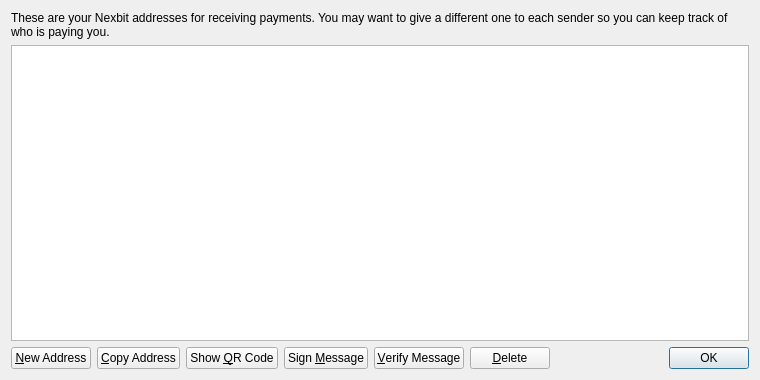
<?xml version="1.0" encoding="UTF-8"?>
<ui version="4.0">
 <class>AddressBookPage</class>
 <widget class="QWidget" name="AddressBookPage">
  <property name="geometry">
   <rect>
    <x>0</x>
    <y>0</y>
    <width>760</width>
    <height>380</height>
   </rect>
  </property>
  <property name="windowTitle">
   <string>Address Book</string>
  </property>
  <layout class="QVBoxLayout" name="verticalLayout">
   <item>
    <widget class="QLabel" name="labelExplanation">
     <property name="text">
      <string>These are your Nexbit addresses for receiving payments. You may want to give a different one to each sender so you can keep track of who is paying you.</string>
     </property>
     <property name="textFormat">
      <enum>Qt::PlainText</enum>
     </property>
     <property name="wordWrap">
      <bool>true</bool>
     </property>
    </widget>
   </item>
   <item>
    <widget class="QTableView" name="tableView">
     <property name="contextMenuPolicy">
      <enum>Qt::CustomContextMenu</enum>
     </property>
     <property name="toolTip">
      <string>Double-click to edit address or label</string>
     </property>
     <property name="tabKeyNavigation">
      <bool>false</bool>
     </property>
     <property name="selectionMode">
      <enum>QAbstractItemView::SingleSelection</enum>
     </property>
     <property name="selectionBehavior">
      <enum>QAbstractItemView::SelectRows</enum>
     </property>
     <property name="sortingEnabled">
      <bool>true</bool>
     </property>
     <attribute name="verticalHeaderVisible">
      <bool>false</bool>
     </attribute>
    </widget>
   </item>
   <item>
    <layout class="QHBoxLayout" name="horizontalLayout">
     <item>
      <widget class="QPushButton" name="newAddressButton">
       <property name="toolTip">
        <string>Create a new address</string>
       </property>
       <property name="text">
        <string>&amp;New Address</string>
       </property>
      </widget>
     </item>
     <item>
      <widget class="QPushButton" name="copyToClipboard">
       <property name="toolTip">
        <string>Copy the currently selected address to the system clipboard</string>
       </property>
       <property name="text">
        <string>&amp;Copy Address</string>
       </property>
      </widget>
     </item>
     <item>
      <widget class="QPushButton" name="showQRCode">
       <property name="text">
        <string>Show &amp;QR Code</string>
       </property>
      </widget>
     </item>
     <item>
      <widget class="QPushButton" name="signMessage">
       <property name="toolTip">
        <string>Sign a message to prove you own a Nexbit address</string>
       </property>
       <property name="text">
        <string>Sign &amp;Message</string>
       </property>
      </widget>
     </item>
     <item>
      <widget class="QPushButton" name="verifyMessage">
       <property name="toolTip">
        <string>Verify a message to ensure it was signed with a specified Nexbit address</string>
       </property>
       <property name="text">
        <string>&amp;Verify Message</string>
       </property>
      </widget>
     </item>
     <item>
      <widget class="QPushButton" name="deleteButton">
       <property name="toolTip">
        <string>Delete the currently selected address from the list</string>
       </property>
       <property name="text">
        <string>&amp;Delete</string>
       </property>
      </widget>
     </item>
     <item>
      <spacer name="horizontalSpacer">
       <property name="orientation">
        <enum>Qt::Horizontal</enum>
       </property>
       <property name="sizeHint" stdset="0">
        <size>
         <width>40</width>
         <height>20</height>
        </size>
       </property>
      </spacer>
     </item>
     <item>
      <widget class="QDialogButtonBox" name="buttonBox">
       <property name="sizePolicy">
        <sizepolicy hsizetype="Maximum" vsizetype="Fixed">
         <horstretch>0</horstretch>
         <verstretch>0</verstretch>
        </sizepolicy>
       </property>
       <property name="standardButtons">
        <set>QDialogButtonBox::Ok</set>
       </property>
      </widget>
     </item>
    </layout>
   </item>
  </layout>
 </widget>
 <resources>
  <include location="../bitcoin.qrc"/>
 </resources>
 <connections/>
</ui>
